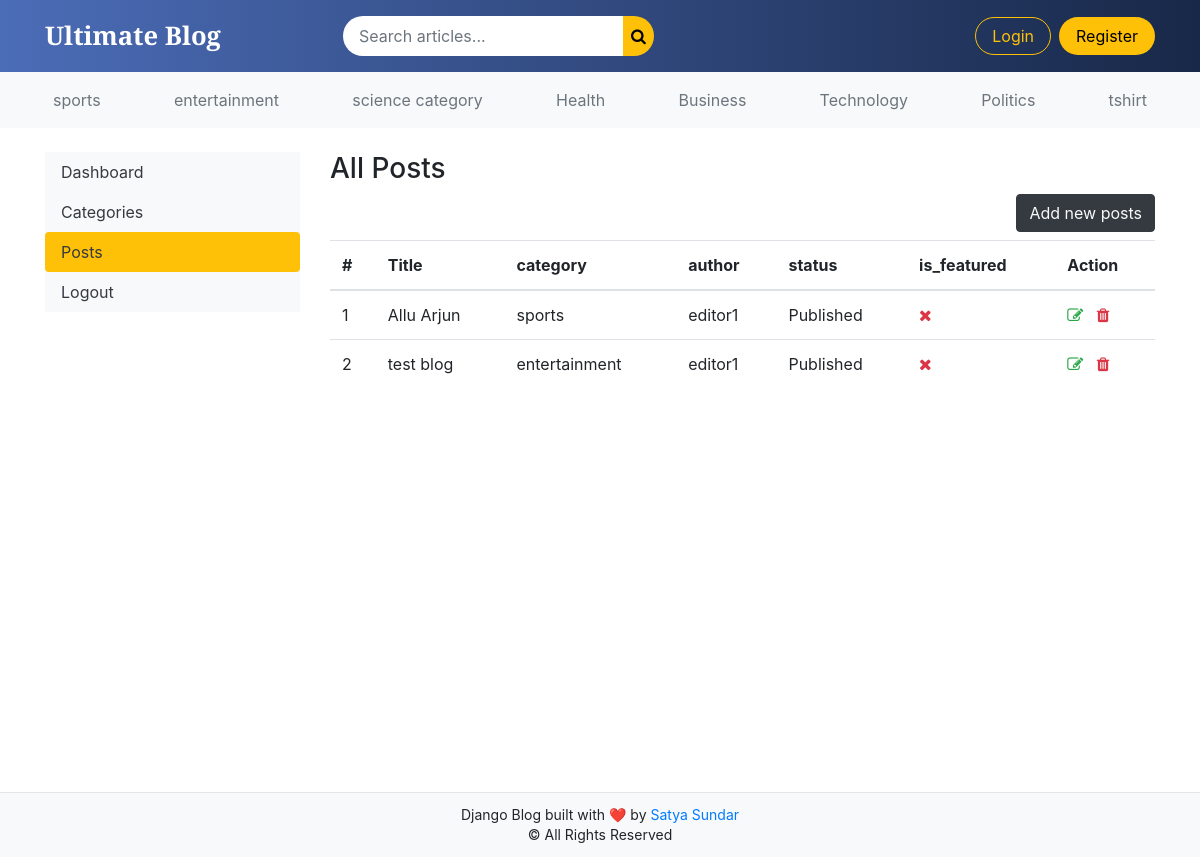
The app's page /dashboard/posts/ with its own data.
### blogs/models.py (models this page shows, shortened)
class Category(models.Model):
    category_name =models.CharField(max_length=50, unique=True)
    created_at =models.DateTimeField(auto_now_add=True)
    updated_at =models.DateTimeField(auto_now=True)
    class Meta:
        verbose_name_plural ='Categories'
    def __str__(self):
        return self.category_name

class Blog(models.Model):
    title =models.CharField()
    slug =models.SlugField(max_length=150,unique=True)
    category=models.ForeignKey(Category, on_delete=models.CASCADE)
    author=models.ForeignKey(User, on_delete=models.CASCADE)
    featured_image =models.ImageField(upload_to='uploads/%y/%m/%d')
    short_description=models.TextField()
    blog_body =models.TextField(max_length=2000)
    status = models.CharField(max_length=20, choices=STATUS_CHOICES, default="Draft")
    is_featured=models.BooleanField(default=False)
    created_at=models.DateTimeField(auto_now_add=True)
    updated_at=models.DateTimeField(auto_now=True)

### dashboards/views.py (the view)
# urls.py: path('posts/',views.posts,name='posts'),
def  posts(request):
    posts =Blog.objects.all()
    context ={
        'posts':posts,
    }
    return render(request, 'dashboard/posts.html',context)

### blogs/context_processors.py (called while the page is built)
def get_categories(request):
    categories =Category.objects.all()
    return dict(categories=categories)

def get_social_links(request):
    social_links = SocialLink.objects.all()
    return dict(social_links=social_links)

### templates/dashboard/posts.html (shortened to what this page needs)
{% extends "base.html" %}
{% block content %}
<div class="row">
    {% include "dashboard/sidebar.html"%}
<div class="col-md-9">
    <h3>All Posts </h3>
    <a href="{% url 'add_post'%}" class="btn btn-dark text-light float-right mb-2"> Add new posts</a>
    <table class="table table-hover">
  <thead>
    <tr>
      <th >#</th>
      <th>Title</th>
      <th>category</th>
      <th>author</th>
      <th>status</th>
      <th>is_featured</th>
       <th>Action</th>
    </tr>
  </thead>
  <tbody>
    {% for post in posts%}
    <tr>
      <td>{{ forloop.counter }}</td>
      <td>{{ post.title }}</td>
      <td>{{ post.category }}</td>
      <td>{{ post.author }}</td>
      <td>{{ post.status }}</td>
      <td>{% if post.is_featured %}<i class="fa fa-check text-success"></i>{% else%}<i class="fa fa-times text-danger"></i>{% endif%}</td>
      <td>
        <a href="{% url 'edit_post' post.id %}"><i class="fa fa-edit text-success"></i></a>
        <a href=" {% url "delete_post" post.id %}"><i class="fa fa-trash text-danger"></i></a>
      </td>
    </tr>
    {% endfor %}
  </tbody>
</table>
</div>
</div>
{% endblock  %}

### templates/base.html (shortened to what this page needs)
{% load static %}
<!DOCTYPE html>
<html lang="en">
<head>
    <link rel="stylesheet" href="https://getbootstrap.com/docs/4.0/dist/css/bootstrap.min.css">
    <link rel="stylesheet" href="{% static 'css/style.css' %}">
    <link rel="stylesheet" href="https://cdnjs.cloudflare.com/ajax/libs/font-awesome/4.7.0/css/font-awesome.min.css">
</head>
<body>
<div class="page-wrapper">
<nav class="navbar navbar-expand-lg custom-navbar sticky-top">
    <div class="container">
        <a class="navbar-brand logo-text" href="/">Ultimate Blog</a>
        <div class="collapse navbar-collapse" id="mainNavbar">
            <form class="form-inline mx-auto search-box" action="{% url 'search' %}" method="GET">
                <input class="form-control search-input" type="search" name="keyword"
                       value="{{ keyword }}" placeholder="Search articles...">
                <button class="btn btn-search p-2" type="submit">
                    <i class="fa fa-search"></i>
                </button>
            </form>
            <ul class="navbar-nav ml-auto align-items-center">
                {% if user.is_authenticated %}
                    <li class="nav-item">
                        <a class="nav-link nav-hover" href="{% url 'dashboard' %}">
                            <i class="fa fa-dashboard"></i> Dashboard
                        </a>
                    </li>
                    <li class="nav-item ml-2">
                       <form method="post" action="{% url 'logout' %}"
      onsubmit="return confirm('Are you sure you want to logout?');">
    {% csrf_token %}
    <button class="btn btn-logout" type="submit">Logout</button>
</form>
                    </li>
                {% else %}
                    <li class="nav-item">
                        <a class="btn btn-login" href="{% url 'login' %}">Login</a>
                    </li>
                    <li class="nav-item ml-2">
                        <a class="btn btn-register" href="{% url 'register' %}">Register</a>
                    </li>
                {% endif %}
            </ul>
        </div>
    </div>
</nav>
<div class="nav-scroller py-2 mb-3 bg-light">
    <div class="container">
        <nav class="nav d-flex justify-content-between">
            {% for cat in categories %}
                <a class="p-2 text-muted category-link"
                   href="{% url 'post_by_category' cat.id %}">
                    {{ cat.category_name }}
                </a>
            {% endfor %}
        </nav>
    </div>
</div>
<main id="page-content">
    <div class="container mt-4">
        {% block content %}
        {% endblock %}
    </div>
</main>
<footer class="blog-footer">
    <div class="footer-inner">
        <span>
            Django Blog built with ❤️ by
            <a href="https://github.com/satyaumi/django-blocg" target="_blank">
                Satya Sundar
            </a>
        </span>
        <span class="d-block">© All Rights Reserved</span>
    </div>
</footer>
</body>
</html>

### static/css/style.css (style rules this page uses)
.custom-navbar { background: linear-gradient(90deg, #4b6cb7, #182848); padding: 12px 0; }
.logo-text { font-family: 'Playfair Display', serif; font-size: 1.6rem; color: #fff !important; font-weight: 700; }
.search-box { max-width: 420px; width: 100%; }
.search-input { border-radius: 30px 0 0 30px; border: none; padding: 8px 16px; }
.btn-search { border-radius: 0 30px 30px 0; background: #ffc107; border: none; color: #000; }
.btn-login { background: transparent; border: 1px solid #ffc107; color: #ffc107; border-radius: 20px; padding: 6px 16px; }
.btn-register { background: #ffc107; color: #000; border-radius: 20px; padding: 6px 16px; }
html, body { height: 100%; margin: 0; }
body { display: flex; flex-direction: column; }
#page-content { flex: 1; min-height: calc(100vh - 160px); }
.blog-footer { background: #f8f9fa; border-top: 1px solid #e5e5e5; padding: 12px 0; text-align: center; }
.footer-inner { font-size: 14px; line-height: 1.4; }

### records on screen
Category: category_name "sports"
Category: category_name "entertainment"
Category: category_name "science category"
Category: category_name "Health"
Category: category_name "Business"
Category: category_name "Technology"
Category: category_name "Politics"
Category: category_name "tshirt"
Blog: title "Allu Arjun", category "sports", author "editor1", status "Published", is_featured False (drawn)
Blog: title "test blog", category "entertainment", author "editor1", status "Published", is_featured False (drawn)
